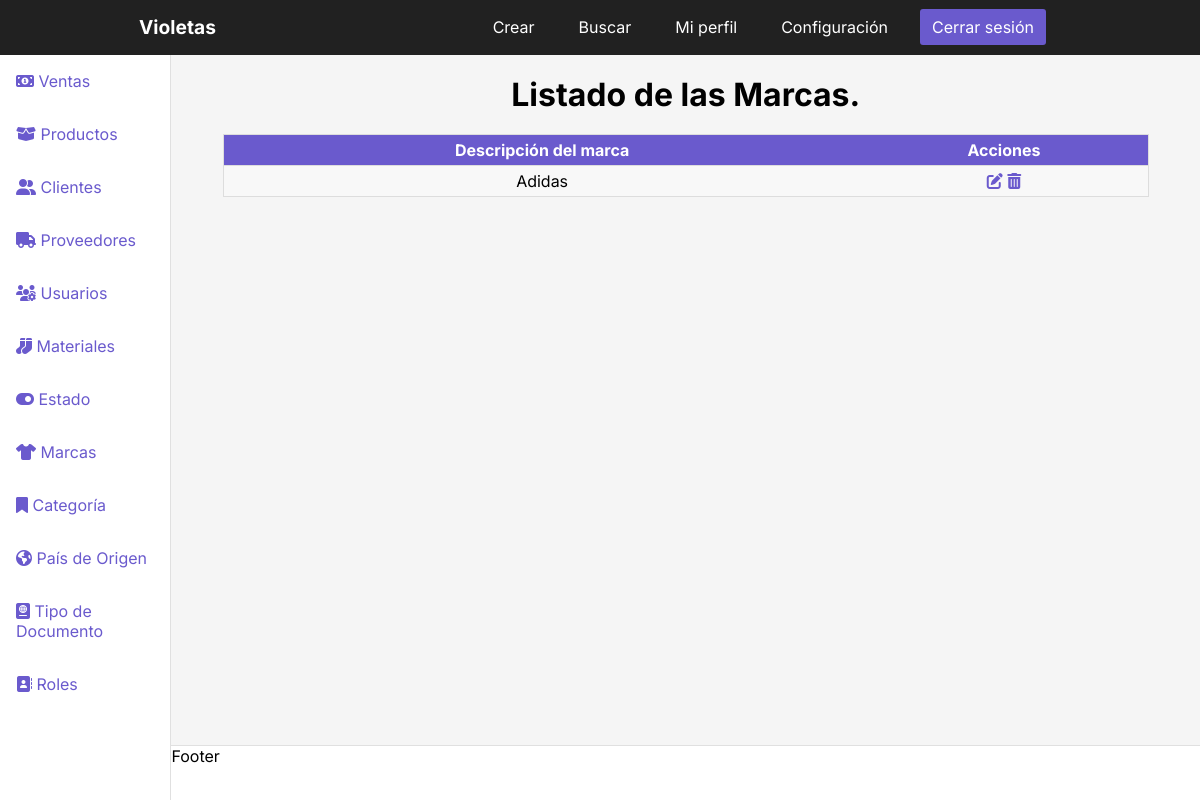
The page /dashboardmarcas on the database as committed earlier.
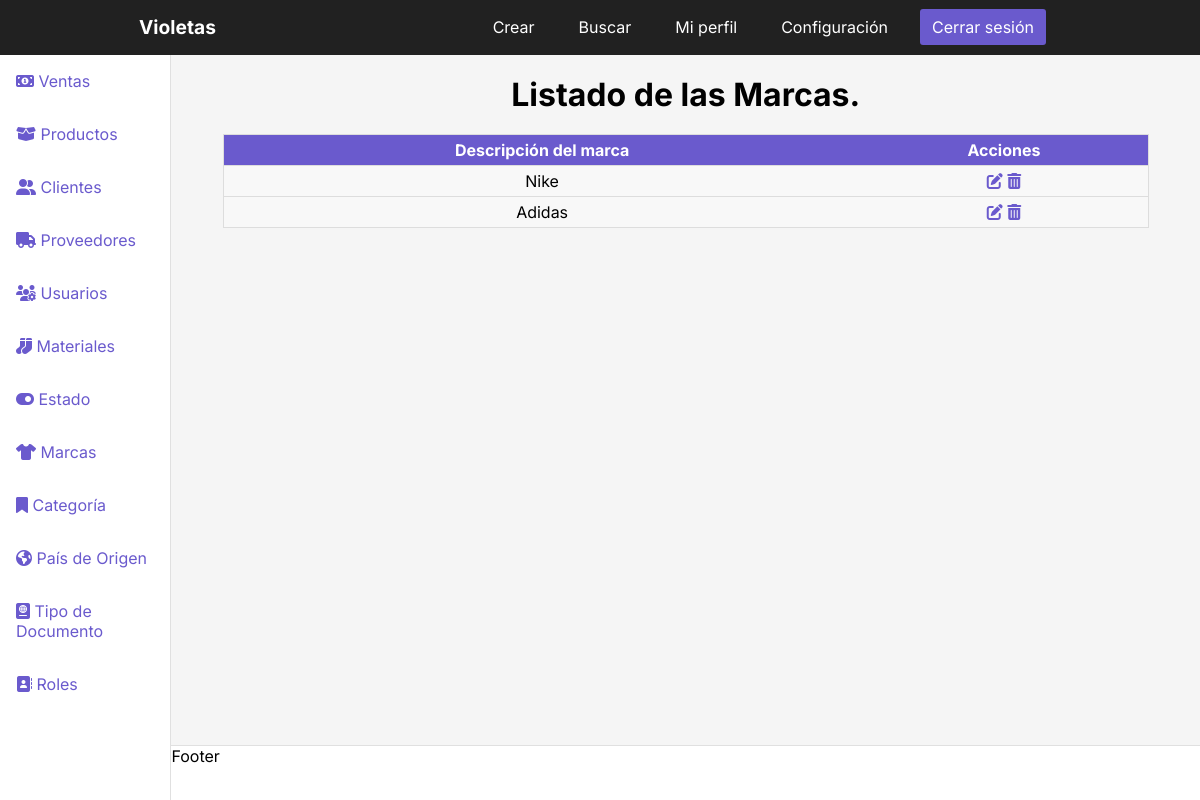
The same page on the database as committed later.
### InventoryApp/models.py (models this page shows, shortened)
class Marcas(models.Model):
    DescripcionMarca = models.CharField('Descripción de la marca', max_length = 100)
    class Meta:
        verbose_name = 'Marca'
        verbose_name_plural = 'Marcas'
        db_table = 'marcas'
        ordering = ['id']

### Project/views.py (the view)
# urls.py: path('dashboardmarcas', views.dashboardmarcas, name='dashmarcas'), # Registro creado
def dashboardmarcas(request):
    marcas = (Marcas.objects.all()) # Creo variable que traiga todos los datos de la tabla Marcas.
    return render(request, 'dashboardmarcas.html', {
        'marcas' : marcas # Con este código busco todos los datos de la tabla Marcas y los envío a la vista.
} )

### Templates/dashboardmarcas.html (shortened to what the changed rows need)
{% load static %}
<!DOCTYPE html>
<html lang="en">
<head>
    <link rel="stylesheet" href="{% static 'CSS/stylesdashboard.css' %}">
</head>
<body>
    <div class="container">
        <main>
            <h1>Listado de las Marcas.</h1>
            <table class="table">
                <thead>
                    <tr>
                        <th>Descripción del marca</th>
                        <th>Acciones</th>
                    </tr>
                </thead>
                <tbody>
                    {% for marcas in marcas %}
                    <tr>
                        <td data-label="Rol">{{marcas.DescripcionMarca}}</td>
                        <td data-label="Gestión">
                            <a href="{% url 'updatemarcas' marcas.id %}"><i class="fas fa-edit"></i></a>
                            <a href="#" onclick="eliminarMarcas({{ marcas.id }})"><i class="fas fa-trash-alt"></i></a>
                        </td>
                    </tr>
                    {% endfor %}
                </tbody>
            </table>
        </main>
      </div>
</body>
</html>

Rows that differ between the two databases and show on the page:
added Marcas: DescripcionMarca "Nike"
